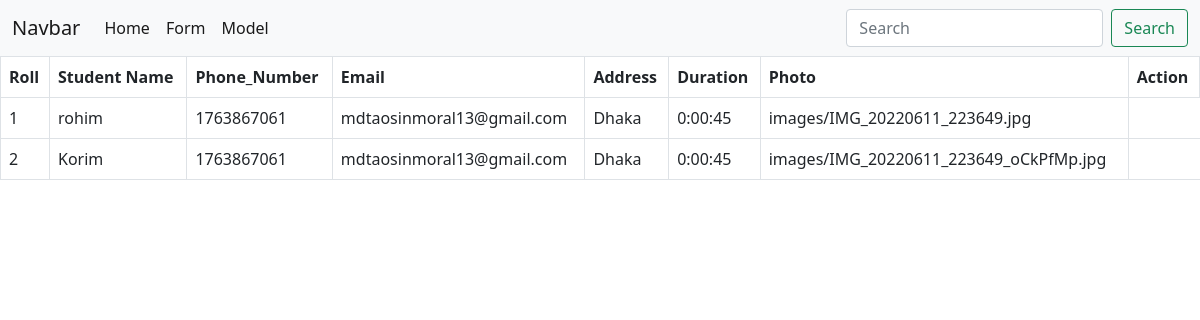
The page /model/ on the database its author committed.
### first_app/models.py (models this page shows, shortened)
class Student(models.Model):
    roll = models.AutoField(primary_key=True)
    Name=models.CharField(max_length=50)
    phone_number = models.BigIntegerField()
    email= models.EmailField()
    address=models.TextField()
    boolean_field = models.BooleanField()
    date_field = models.DateField()
    date_time_field = models.DateTimeField()
    cls_duration = models.DurationField()
    file_uplode = models.FileField(upload_to='files/')
    image= models.ImageField(upload_to='images/')

### first_app/views.py (the view)
# urls.py: path('model/',views.model,name='model'),
def model(request):
    student=models.Student.objects.all()
    return render (request,"model.html",{'data':student})

### first_app/templates/model.html (shortened to what this page needs)
{% extends "base.html" %}
{% block content %}
{% if data %}
<table class="table table-bordered">
  <thead>
    <tr>
      <th scope="col">Roll</th>
      <th scope="col">Student Name</th>
      <th scope="col">Phone_Number</th>
      <th scope="col">Email</th>
      <th scope="col">Address</th>
      <th scope="col">Duration</th>
      <th scope="col">Photo</th>
      <th scope="col">Action</th>
    </tr>
  </thead>
  <tbody>
    {% for st in data %}
    <tr>
      <td>{{st.roll}}</td>
      <td>{{st.Name}}</td>
      <td>{{st.phone_number}}</td>
      <td>{{st.email}}</td>
      <td>{{st.address}}</td>
      <td>{{st.cls_duration }}</td>
      <td>{{st.image}}</td>
    </tr>
    {%endfor%}
  </tbody>
</table>
{% else %}
<h3>No data available to show</h3>
{% endif%}
{% endblock content %}

### templates/base.html (shortened to what this page needs)
<!DOCTYPE html>
<html lang="en">
<head>
    <link href="https://cdn.jsdelivr.net/npm/bootstrap@5.0.2/dist/css/bootstrap.min.css" rel="stylesheet">
</head>
<body>
    <nav>
        <nav class="navbar navbar-expand-lg navbar-light bg-light">
            <div class="container-fluid">
              <a class="navbar-brand" href="#">Navbar</a>
              <div class="collapse navbar-collapse" id="navbarSupportedContent">
                <ul class="navbar-nav me-auto mb-2 mb-lg-0">
                  <li class="nav-item">
                    <a class="nav-link active" aria-current="page" href="{% url 'home'%}">Home</a>
                  </li>
                  <li class="nav-item">
                    <a class="nav-link active" aria-current="page" href="{% url 'forms'%}">Form</a>
                  </li>
                  <li class="nav-item">
                    <a class="nav-link active" aria-current="page" href="{% url 'model'%}">Model</a>
                  </li>
                </ul>
                <form class="d-flex">
                  <input class="form-control me-2" type="search" placeholder="Search" aria-label="Search">
                  <button class="btn btn-outline-success" type="submit">Search</button>
                </form>
              </div>
            </div>
          </nav>
    </nav>
    {% block content %}
    {% endblock %}
</body>
</html>

### rows shown on the page
Student: roll "1", Name "rohim", phone_number "1763867061", email "mdtaosinmoral13@gmail.com", address "Dhaka", cls_duration "0:00:45", image "images/IMG_20220611_223649.jpg"
Student: roll "2", Name "Korim", phone_number "1763867061", email "mdtaosinmoral13@gmail.com", address "Dhaka", cls_duration "0:00:45", image "images/IMG_20220611_223649_oCkPfMp.jpg"
